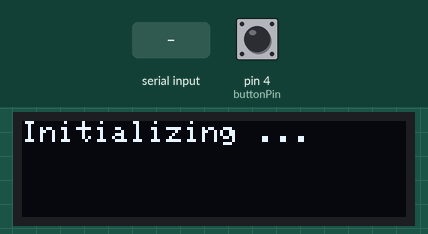
Simulated run of this sketch. Board: Arduino Uno, built for the host (arithmetic inside an expression is 32-bit, double 64-bit). Shown: 128×32 one-colour display. Inputs (shaded band) come from the test bench; at power-on: pin 4 (buttonPin) HIGH. The display library's start-up logo is not drawn; what the sketch prints to the serial monitor is not drawn.

Above: at 1.1 s.
3.3 s: "A\n" received over the second serial link
At 4.3 s:
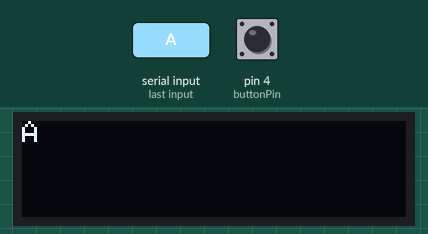
4.8 s: "1\n" received over the second serial link
At 5.5 s:
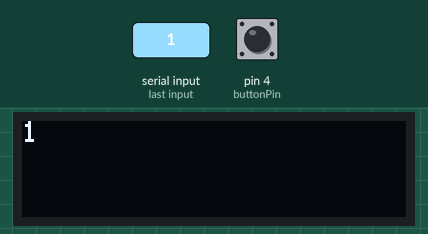
Timing chart, 0 to 7.8 s (numbered marks = the images above; inputs shaded):
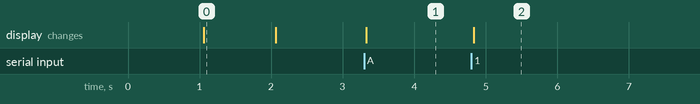

Measured:
- after the input at 3.3 s, the display: changes at once (image 1)
- after the input at 4.8 s, the display: changes at once (image 2)
- what the display in image 0 shows lasts 1.0 s, from 1.1 s to 2.1 s

The sketch:

BLEsleepHandshake.ino.ino
```cpp
/********************************************************************************
** Read from BLE and display on OLED
** Send symbol to BLE when connected
** The BLE toggles between sleep and awake when the button is pressed
** Updated handshake
*********************************************************************************/

// BT Library
#include <AltSoftSerial.h>
// Display Libraries
#include <Adafruit_GFX.h>
#include <Adafruit_SSD1306.h>
#define SCREEN_WIDTH 128   // OLED display width, in pixels
#define SCREEN_HEIGHT 32   // OLED display height, in pixels
#define OLED_RESET    -1  // Reset pin # (or -1 if sharing Arduino reset pin)
Adafruit_SSD1306 display(SCREEN_WIDTH, SCREEN_HEIGHT, &Wire, OLED_RESET);
AltSoftSerial BTserial;

// Variables
char text[64];                                  // Character buffer
char c;
boolean asleep = false;
boolean confirmedCentral = false;


// Timing variables
unsigned long startTime = 0;
unsigned long endTime = 0;
const unsigned long period_us = 1e6;            // We are using microseconds for accuracy, 1s=1e6us


// Define pin numbers
const int buttonPin = 4;                        // Button pin
int value = 0;
boolean flag = false;
// --------------------------------------------------------------------------------
// Button logic: return true of the button is pressed, otherwise return false
// For more stable code, we can debounce the button
// --------------------------------------------------------------------------------
boolean checkButton() {
  static int buttonState = HIGH;                 // Pushbutton status
  if (digitalRead(buttonPin) != buttonState) {
    buttonState = !buttonState;
    if (buttonState == HIGH) {
      value++;
      flag = true;
      return true;
    }
  }
  return false;
}


// --------------------------------------------------------------------------------
// Initialize the OLED display
// --------------------------------------------------------------------------------
void initDisplay() {
  //Set up OLED display for printing to Display
  // SSD1306_SWITCHCAPVCC = generate display voltage from 3.3V internally
  if (!display.begin(SSD1306_SWITCHCAPVCC, 0x3C)) { // Address 0x3C for 128x32
    Serial.println(F("SSD1306 allocation failed"));
    for (;;); // Don't proceed, loop forever
  }

  // Show initial display buffer contents on the screen --
  // the library initializes this with an Adafruit splash screen.
  display.display();
  delay(1000);                  // Pause for 1 seconds
  display.clearDisplay();       // Clear the buffer

  display.setTextSize(1);        // Normal pixel scale
  display.setTextColor(WHITE);   // Draw white text
  display.setCursor(0, 0);       // Start at top-left corner
  display.cp437(true);           // Use full 256 char 'Code Page 437' font
}


// --------------------------------------------------------------------------------
// Show a message on the OLED display
// --------------------------------------------------------------------------------
void showMessage(char message[]) {
  display.setCursor(0, 0);     // Start at top-left corner
  display.clearDisplay();
  display.println(message);
  display.display();
}


// --------------------------------------------------------------------------------
// Forward data from Serial to the BLE module
// This is useful to set the modes of the BLE module
// --------------------------------------------------------------------------------
void forwardSerialToBLE() {
  static boolean NL = true;

  c = Serial.read();
  if (c != 10 & c != 13 )  // do not send line end characters to the HM-10
    BTserial.write(c);
  // Copy the user input to the main window; if there is a new line print the ">" character.
  if (NL) {
    Serial.print("\r\n>");
    NL = false;
  }
  Serial.write(c);
  if (c == 10)
    NL = true;
}


// --------------------------------------------------------------------------------
// This function reads characters from the HM-10
// It's main goal is to detect if the central is sending "AT+..." indicating the handshake is not completed
// If a "T" is received right after an "A", we send back the handshake confirmation
// The function always returns the new character
// --------------------------------------------------------------------------------
char receiveFromBLE() {
  static char lastChar;

  char newChar = BTserial.read();
  switch (newChar) {
    case 'A':                                       // Starting AT Command reading
      lastChar = newChar;
      break;
    case 'T':                                       // AT was received
      if (lastChar == 'A') {
        BTserial.write("PeripheralConnected");
        Serial.print("PeripheralConnected");
        delay(50);
        BTserial.flushInput();           // Purge buffer
        confirmedCentral = true;
        lastChar = 0;
      }
      newChar = 0;                                  // This will clear the display
      break;
    default:                                        // Receiving data
      lastChar = newChar;
  }
  return newChar;
}


// --------------------------------------------------------------------------------
// Toggle BLE sleep state
// --------------------------------------------------------------------------------
void BLEConnect() {
  // Disconnect and put to sleep
  if (!asleep) {
    BTserial.print("AT");
    delay(150);
    BTserial.print("AT+ADTY3");
    delay(50);
    BTserial.print("AT+SLEEP");
    asleep = true;
    confirmedCentral = false;
  }
  // Wake up and re-establish connection
  else {
    BTserial.print("AT+ADTY0");
    if ((value % 2 == 0) && flag) {
      BTserial.print("AT+galliaestomnisdivisainpartestresquarumunamincoluntbelgaealiamaquitanitertiamquiipsorumlinguaceltaenostragalliappellantur");
      delay(350);
      BTserial.print("AT+ADTY0");
      delay(50);
      BTserial.print("AT+RESET");
      delay(350);
      BTserial.flushInput();           // Purge buffer
      asleep = false;
      value = 0;
      flag = false;
    }
  }
}


// --------------------------------------------------------------------------------
// Setup: executed once at startup or reset
// --------------------------------------------------------------------------------
void setup() {
  // Initialize the OLED display
  initDisplay();
  showMessage("Initializing ...");
  delay(1000);

  // Initialize Serial (needed for setting the mode of the BLE)
  Serial.begin(9600);

  // Initialize the BT Serial (AltSoftSerial)
  BTserial.begin(9600);
  Serial.println("BTserial started");
  pinMode(buttonPin, INPUT_PULLUP);
  // Clear the display
  showMessage(" ");
}


// --------------------------------------------------------------------------------
// Loop: main code; executed in an infinite loop
// --------------------------------------------------------------------------------
void loop() {

  // Check if the button was pressed
  // If it was, establish or re-establish a BT connection
  if (checkButton())
    BLEConnect();

  // If we are asleep, do nothing until the button is pressed again
  if (!asleep) {

    // Read from the Bluetooth module and store in a char array
    int i = 0;
    while (BTserial.available()) {
      text[i++] = receiveFromBLE();
      delay(10);                        // Allow time for new characters to come in
    }

    // If a new message was received, show it
    if (i > 0) {
      showMessage(text);
      Serial.println(text);
    }

    // Read from the Serial Monitor and send to the Bluetooth module
    if (Serial.available())
      forwardSerialToBLE();

    // If we received a message from the computer, we know we are connected. Start sending data back
    if (confirmedCentral) {
      endTime = micros();
      if (endTime - startTime >= period_us) {
        startTime = endTime;
        BTserial.print("*;");               // Added the ';' termination character
        Serial.println("*;");
      }
    }
  }

}
```
